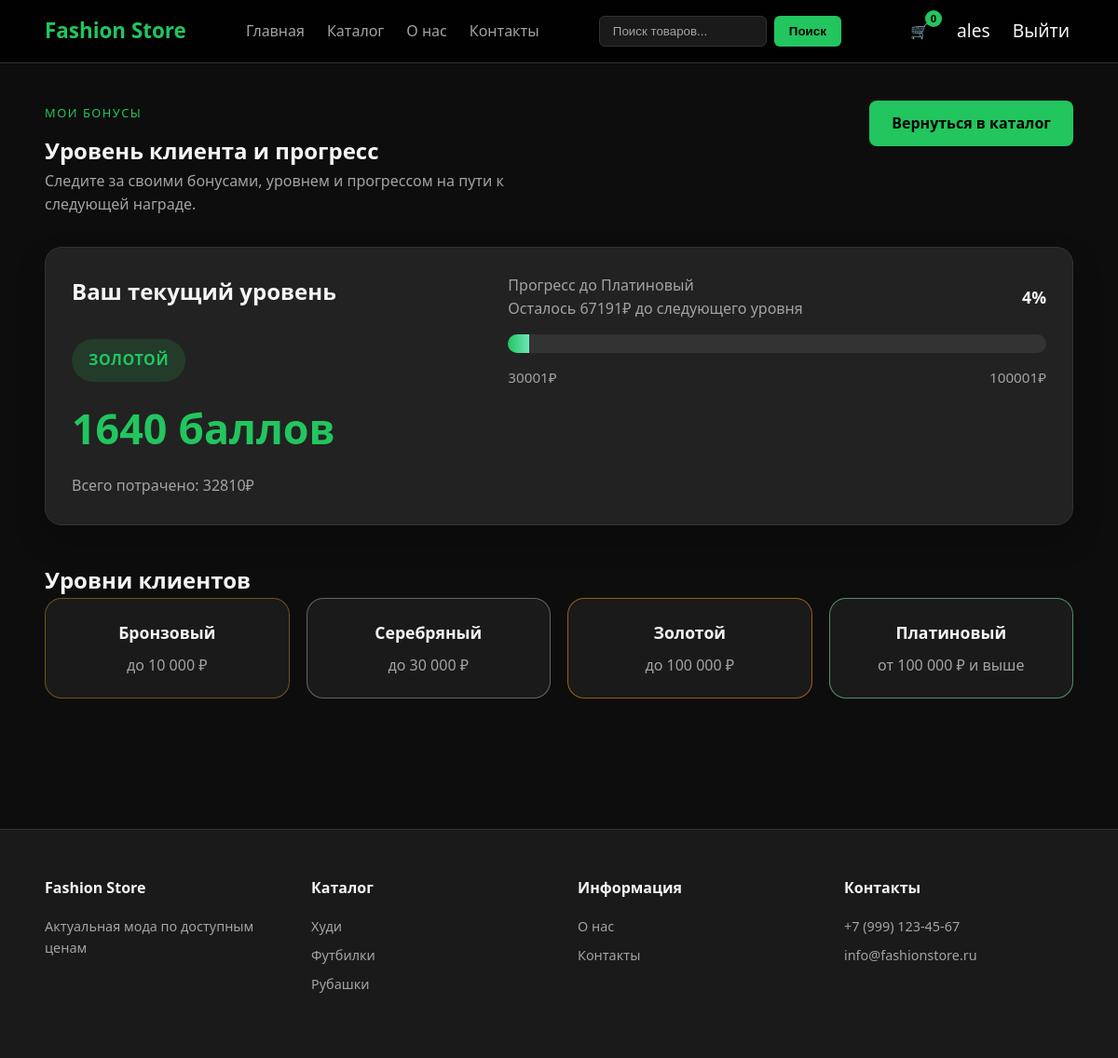
Before: /bonuses/ (signed in) with the older database file.
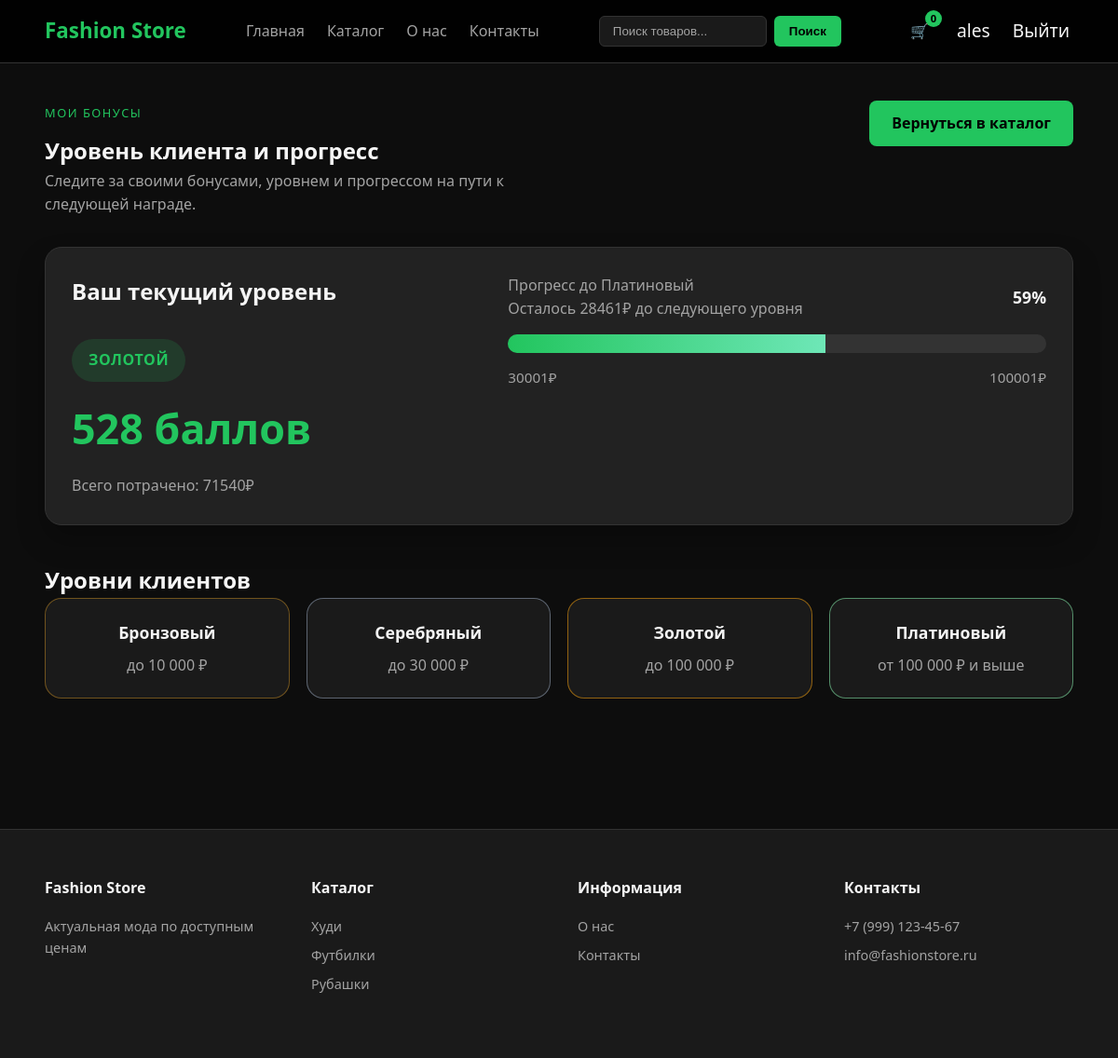
After: the same page with the newer database file.
### store/models.py (models this page shows, shortened)
class CustomerProfile(models.Model):
    LEVEL_BRONZE = 'bronze'
    LEVEL_SILVER = 'silver'
    LEVEL_GOLD = 'gold'
    LEVEL_PLATINUM = 'platinum'
    LEVEL_CHOICES = [
        (LEVEL_BRONZE, 'Бронзовый'),
        (LEVEL_SILVER, 'Серебряный'),
        (LEVEL_GOLD, 'Золотой'),
        (LEVEL_PLATINUM, 'Платиновый'),
    ]
    user = models.OneToOneField(settings.AUTH_USER_MODEL, on_delete=models.CASCADE, related_name='profile')
    bonus_points = models.IntegerField(default=0)
    total_spent = models.IntegerField(default=0)
    address = models.CharField(max_length=300, blank=True, default='')
    @property
    def level(self):
        if self.total_spent >= 100001:
            return self.LEVEL_PLATINUM
        if self.total_spent >= 30001:
            return self.LEVEL_GOLD
        if self.total_spent >= 10001:
            return self.LEVEL_SILVER
        return self.LEVEL_BRONZE
    @property
    def level_label(self):
        return dict(self.LEVEL_CHOICES).get(self.level, 'Бронзовый')

### store/views.py (the view)
# urls.py: path('bonuses/', views.bonus_view, name='bonuses'),
@login_required(login_url='login')
def bonus_view(request):
    profile = get_customer_profile(request.user)
    level_data = build_level_data(profile)
    return render(request, 'bonus.html', {
        'page': 'bonuses',
        'profile': profile,
        'level_data': level_data,
    })

### store/views.py (called while the page is built)
def get_customer_profile(user):
    profile, _ = CustomerProfile.objects.get_or_create(user=user)
    return profile

### store/templates/bonus.html (shortened to what this page needs)
{% extends 'base.html' %}
{% load static %}
{% block content %}
<main class="container bonus-page">
    <section class="hero-panel">
        <div class="hero-info">
            <p class="eyebrow">Мои бонусы</p>
            <h1>Уровень клиента и прогресс</h1>
            <p class="hero-lead">Следите за своими бонусами, уровнем и прогрессом на пути к следующей награде.</p>
        </div>
        <div class="hero-actions">
            <a href="{% url 'catalog' %}" class="btn btn-primary">Вернуться в каталог</a>
        </div>
    </section>
    <section class="bonus-card">
        <div class="bonus-grid">
            <div class="bonus-summary">
                <h2>Ваш текущий уровень</h2>
                <div class="level-badge">{{ level_data.current_level_name }}</div>
                <p class="bonus-value">{{ profile.bonus_points }} баллов</p>
                <p class="bonus-text">Всего потрачено: {{ profile.total_spent }}₽</p>
            </div>
            <div class="bonus-progress">
                <div class="progress-header">
                    <div>
                        <p class="progress-label">Прогресс до {{ level_data.next_level_name }}</p>
                        {% if level_data.next_level %}
                        <p class="progress-subtitle">Осталось {{ level_data.points_to_next }}₽ до следующего уровня</p>
                        {% else %}
                        <p class="progress-subtitle">Вы достигли максимального уровня</p>
                        {% endif %}
                    </div>
                    <span class="progress-percent">{{ level_data.progress_percent }}%</span>
                </div>
                <div class="progress-bar">
                    <div class="progress-meter" style="width: {{ level_data.progress_percent }}%"></div>
                </div>
                <div class="progress-legend">
                    <span>{{ level_data.current_threshold }}₽</span>
                    <span>{{ level_data.next_threshold }}₽</span>
                </div>
            </div>
        </div>
    </section>
    <section class="bonus-levels">
        <h2>Уровни клиентов</h2>
        <div class="levels-grid">
            <article class="level-card bronze">
                <h3>Бронзовый</h3>
                <p>до 10 000 ₽</p>
            </article>
            <article class="level-card silver">
                <h3>Серебряный</h3>
                <p>до 30 000 ₽</p>
            </article>
            <article class="level-card gold">
                <h3>Золотой</h3>
                <p>до 100 000 ₽</p>
            </article>
            <article class="level-card platinum">
                <h3>Платиновый</h3>
                <p>от 100 000 ₽ и выше</p>
            </article>
        </div>
    </section>
</main>
{% endblock %}

Changed rows visible on the page:
changed CustomerProfile: bonus_points "1640" → "528"; total_spent "32810" → "71540"
Other visible differences:
{{ level_data.points_to_next }}: "67191" → "28461"
{{ level_data.progress_percent }}: "4" → "59"
{{ level_data.progress_percent }}: 4 → 59 (drawn)
